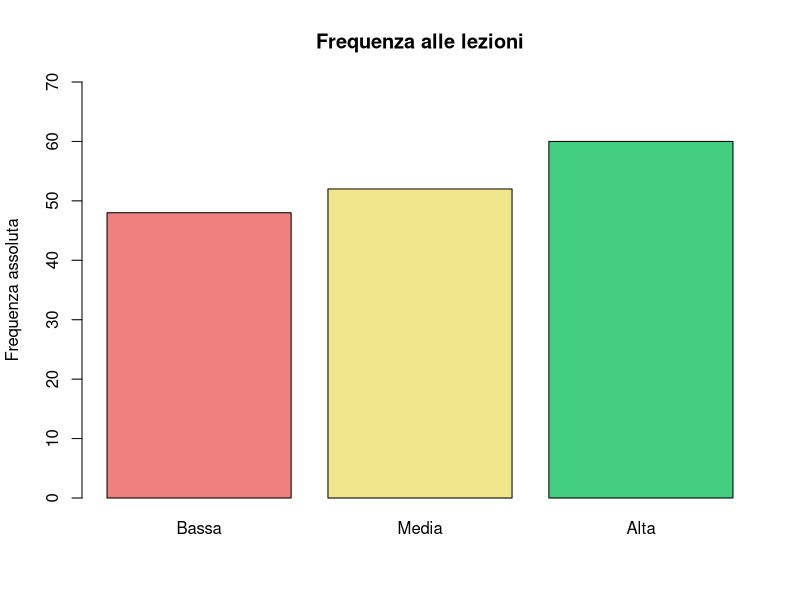
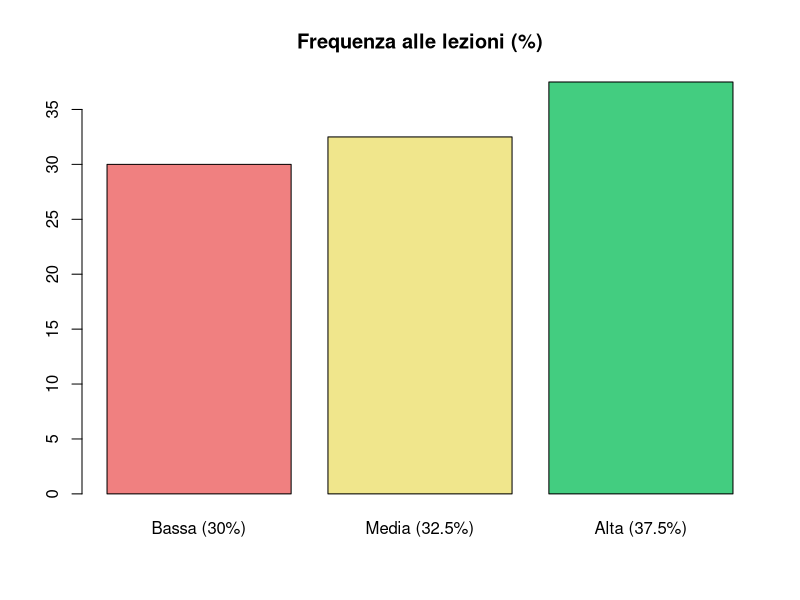
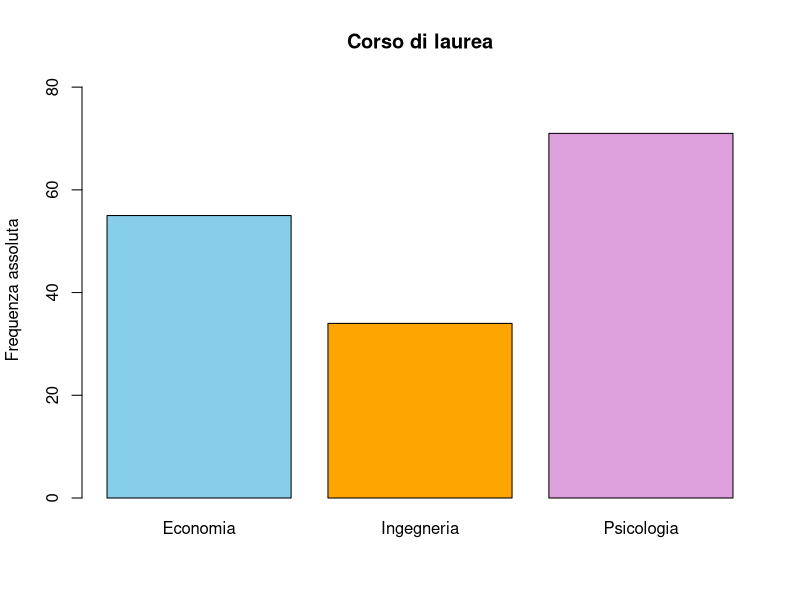
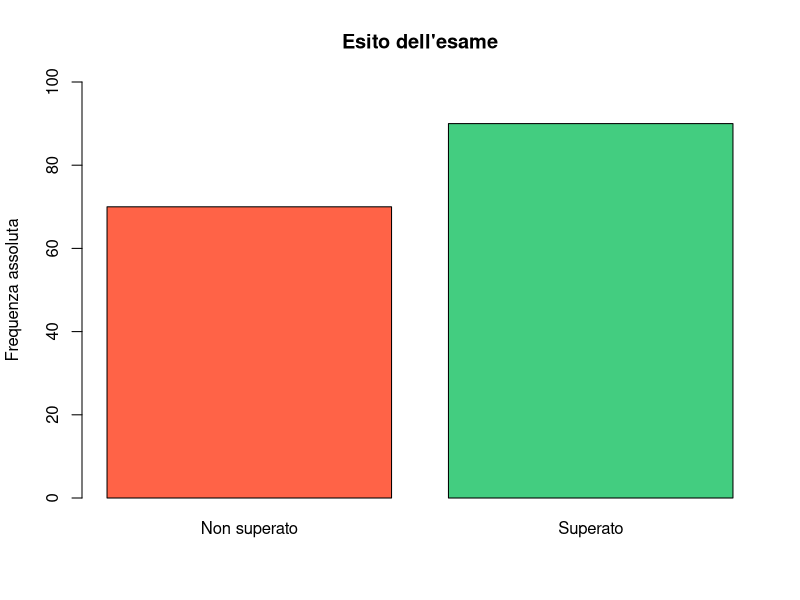
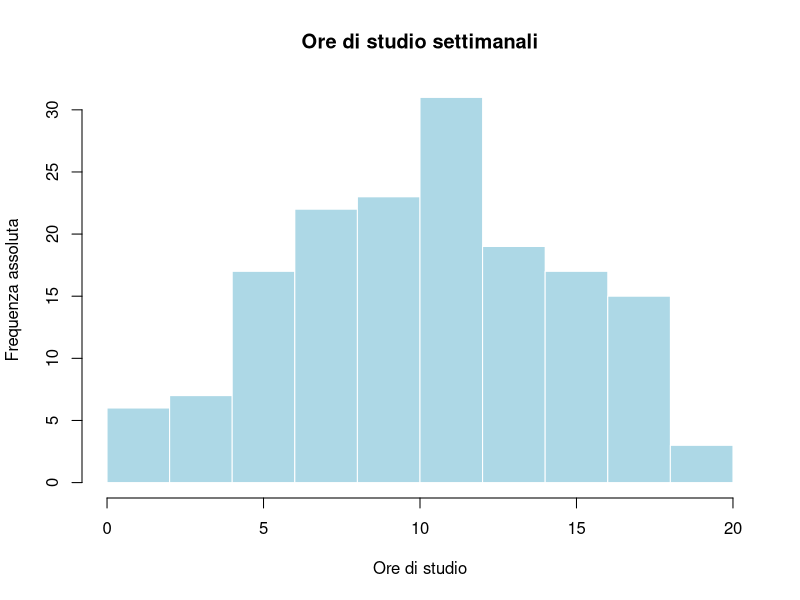
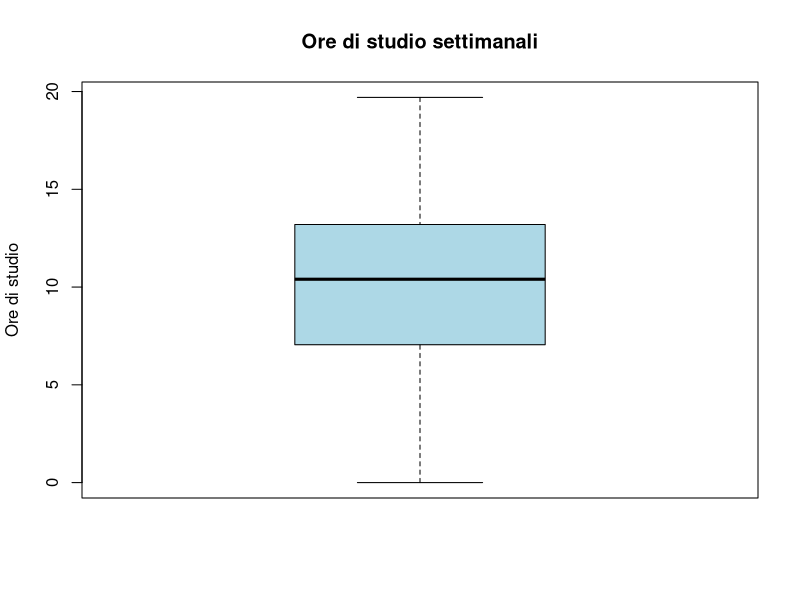
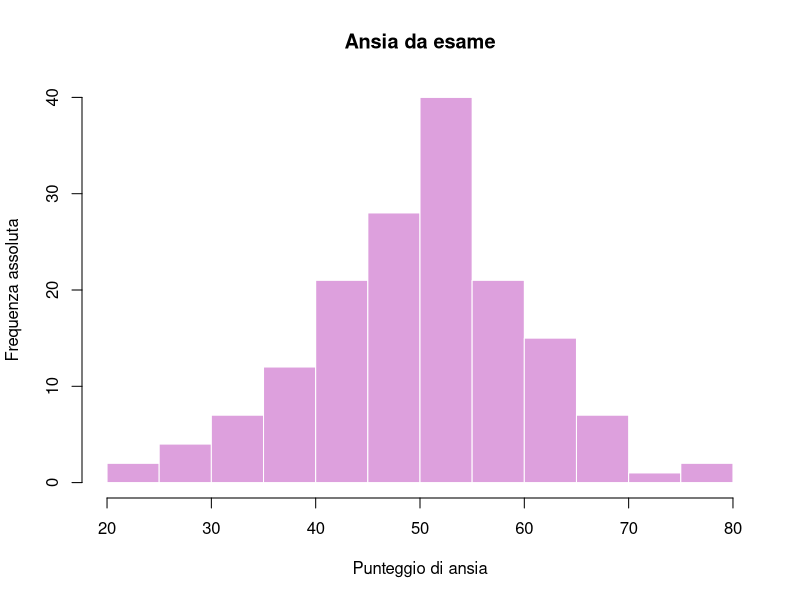
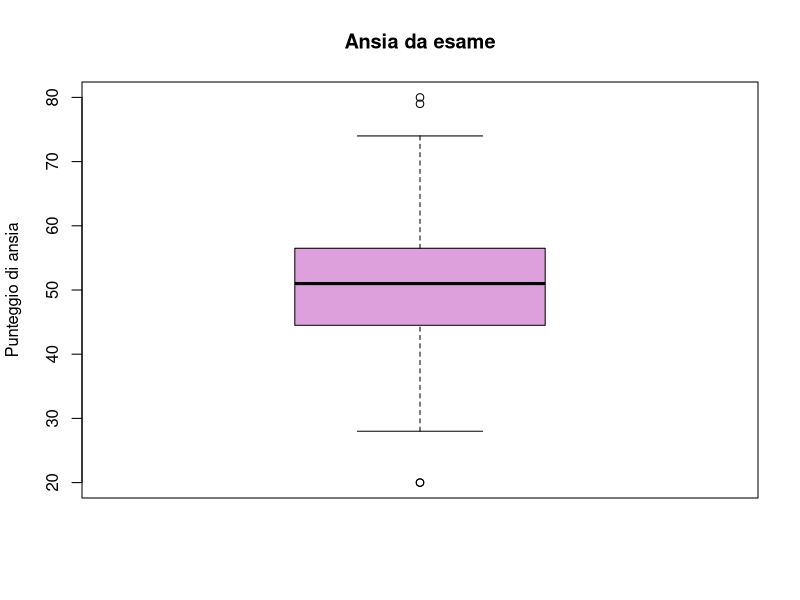

R code for these plots, in order:
## ---- chunk 1

dati = read.csv2("data/studenti.csv")
head(dati)
str(dati)
dim(dati) 
## ---- chunk 2
dati$genere = factor(dati$genere)
dati$corso = factor(dati$corso)
dati$esito = factor(dati$esito)
dati$frequenza = factor(dati$frequenza, levels = c("Bassa", "Media", "Alta"))

str(dati)
levels(dati$frequenza)
levels(dati$esito)
## ---- chunk 3
# 1. frequenze assolute
freq_ass = table(dati$frequenza)
freq_ass

# 2 frequenze relative e percentuali
freq_rel = prop.table(freq_ass)
freq_rel
freq_perc = round(freq_rel * 100, 1)
freq_perc
## ---- chunk 4
# 3 diagramma a barre
barplot(freq_ass,
        col = c("lightcoral", "khaki", "seagreen3"),
        main = "Frequenza alle lezioni",
        ylab = "Frequenza assoluta",
        ylim = c(0, max(freq_ass) + 10))
## ---- chunk 5
barplot(freq_perc,
    names = paste0(names(freq_perc), " (", freq_perc, "%)"),
    col = c("lightcoral", "khaki", "seagreen3"),
    main = "Frequenza alle lezioni (%)")
## ---- chunk 6
# corso
tab_corso = table(dati$corso)
tab_corso
round(prop.table(tab_corso) * 100, 1)

# esito
tab_esito = table(dati$esito)
tab_esito
round(prop.table(tab_esito) * 100, 1)
## ---- chunk 7
#| layout-ncol: 2
barplot(tab_corso,
        col = c("skyblue", "orange", "plum"),
        main = "Corso di laurea",
        ylab = "Frequenza assoluta",
        ylim = c(0, max(tab_corso) + 10))

barplot(tab_esito,
        col = c("tomato", "seagreen3"),
        main = "Esito dell'esame",
        ylab = "Frequenza assoluta",
        ylim = c(0, max(tab_esito) + 10))
## ---- chunk 8
summary(dati$ore_studio)
## ---- chunk 9
#| layout-ncol: 2
hist(dati$ore_studio,
     col = "lightblue", border = "white",
     main = "Ore di studio settimanali",
     xlab = "Ore di studio", ylab = "Frequenza assoluta")

boxplot(dati$ore_studio,
        col = "lightblue",
        main = "Ore di studio settimanali",
        ylab = "Ore di studio")
## ---- chunk 10
summary(dati$ansia)
## ---- chunk 11
#| layout-ncol: 2
hist(dati$ansia,
     col = "plum", border = "white",
     main = "Ansia da esame",
     xlab = "Punteggio di ansia", ylab = "Frequenza assoluta")

boxplot(dati$ansia,
        col = "plum",
        main = "Ansia da esame",
        ylab = "Punteggio di ansia")
## ---- chunk 12
tab_fe = table(dati$frequenza, dati$esito)
tab_fe

sum(tab_fe)   # somma delle frequenze congiunte
nrow(dati)    # ampiezza campionaria
sum(tab_fe) == nrow(dati)
## ---- chunk 13
# a) marginali di riga (n_k.)
marg_riga = margin.table(tab_fe, 1)
marg_riga

# b) marginali di colonna (n_.j)
marg_col = margin.table(tab_fe, 2)
marg_col

# c) confronto con le distribuzioni univariate
marg_riga == table(dati$frequenza)
marg_col == table(dati$esito)

# d) tabella con i totali
addmargins(tab_fe)
## ---- chunk 14
prop.table(tab_fe)
round(prop.table(tab_fe) * 100, 1)
## ---- chunk 15
perc_riga = round(prop.table(tab_fe, 1) * 100, 1)
perc_riga

# controllo: ogni riga somma a 100
rowSums(perc_riga)
## ---- chunk 16
perc_col = round(prop.table(tab_fe, 2) * 100, 1)
perc_col

# controllo: ogni colonna somma a 100
colSums(perc_col)
## ---- chunk 17
#| layout-ncol: 2
# a) frequenze assolute
barplot(t(tab_fe),
        beside = TRUE,
        col = c("tomato", "seagreen3"),
        legend.text = TRUE,
        args.legend = list(x = "topleft", bty = "n"),
        ylim = c(0, max(tab_fe) + 10),
        main = "Esito per frequenza alle lezioni",
        xlab = "Frequenza alle lezioni",
        ylab = "Frequenza assoluta")

# b) percentuali di riga
barplot(t(perc_riga),
        beside = TRUE,
        col = c("tomato", "seagreen3"),
        legend.text = TRUE,
        args.legend = list(x = "topleft", bty = "n"),
        ylim = c(0, 110),
        main = "P(Esito | Frequenza)",
        xlab = "Frequenza alle lezioni",
        ylab = "Percentuale di riga")
## ---- chunk 18
#| fig-align: center
# c) mosaicplot
mosaicplot(tab_fe,
           color = c("tomato", "seagreen3"),
           main = "Frequenza alle lezioni ed esito",
           xlab = "Frequenza alle lezioni",
           ylab = "Esito")
## ---- chunk 19


chisq.test(tab_fe)$statistic
## ---- chunk 20
chiMax_fe = sum(tab_fe) * min(dim(tab_fe)- 1)
chiMax_fe

chisq.test(tab_fe)$statistic / chiMax_fe
## ---- chunk 21
# tabella di contingenza
tab_ge = table(dati$genere, dati$esito)
addmargins(tab_ge)

# percentuali di riga: P(Esito | Genere)
round(prop.table(tab_ge, 1) * 100, 1)
## ---- chunk 22
#| fig-align: center
barplot(t(round(prop.table(tab_ge, 1) * 100, 1)),
        beside = TRUE,
        col = c("tomato", "seagreen3"),
        legend.text = TRUE,
        args.legend = list(x = "topleft", bty = "n"),
        ylim = c(0, 100),
        main = "P(Esito | Genere)",
        ylab = "Percentuale di riga")
## ---- chunk 23
chisq.test(tab_ge)$statistic 
# chi quadro normalizzato
chiMax_ge = sum(tab_ge) * min(c(nrow(tab_ge) - 1, ncol(tab_ge) - 1))
chiMax_ge
chisq.test(tab_ge)$statistic  / chiMax_ge
## ---- chunk 24
tab_cg = table(dati$corso, dati$genere)
addmargins(tab_cg)

perc_riga_cg = round(prop.table(tab_cg, 1) * 100, 1)
perc_riga_cg
## ---- chunk 25
#| fig-align: center
barplot(t(perc_riga_cg),
        beside = TRUE,
        col = c("orchid", "steelblue"),
        legend.text = TRUE,
        args.legend = list(x = "topleft", bty = "n"),
        ylim = c(0, 100),
        main = "P(Genere | Corso)",
        ylab = "Percentuale di riga")
## ---- chunk 26
chisq.test(tab_cg)$expected

chi2_cg = chisq.test(tab_cg)$statistic
chi2_cg

chiMax_cg = sum(tab_cg) * min(c(nrow(tab_cg) - 1, ncol(tab_cg) - 1))
chiMax_cg
chi2_cg / chiMax_cg
## ---- chunk 27
tab_oe = table(dati$ore_studio >= 10, dati$esito)
tab_oe  # FALSE = meno di 10 ore, TRUE = almeno 10 ore

rownames(tab_oe) = c("< 10 ore", ">= 10 ore")
addmargins(tab_oe)

round(prop.table(tab_oe, 1) * 100, 1)

# tabella 2x2: correct = FALSE
chi2_oe = chisq.test(tab_oe, correct = FALSE)$statistic
chi2_oe

chiMax_oe = sum(tab_oe) * min(c(nrow(tab_oe) - 1, ncol(tab_oe) - 1))
chi2_oe / chiMax_oe
## ---- chunk 28
# a)
tab_ind = matrix(c(20, 30, 10,
                   12, 18,  6,
                    8, 12,  4),
                 nrow = 3, byrow = TRUE)
rownames(tab_ind) = c("da solo", "in gruppo", "misto")
colnames(tab_ind) = c("Psicologia", "Economia", "Ingegneria")
addmargins(tab_ind)

# b)
perc_col_ind = round(prop.table(tab_ind, 2) * 100, 1)
perc_col_ind
## ---- chunk 29
#| fig-align: center
barplot(perc_col_ind,
        beside = TRUE,
        col = c("seagreen2", "darkgreen", "royalblue"),
        legend.text = TRUE,
        args.legend = list(x = "topright", bty = "n"),
        ylim = c(0, 100),
        main = "P(Modalità | Corso)",
        ylab = "Percentuale di colonna")
## ---- chunk 30
# c)
chisq.test(tab_ind)$expected
tab_ind == chisq.test(tab_ind)$expected

# d)
chi2_ind = chisq.test(tab_ind)$statistic
chi2_ind
chiMax_ind = sum(tab_ind) * min(c(nrow(tab_ind) - 1, ncol(tab_ind) - 1))
chiMax_ind
chi2_ind / chiMax_ind
## ---- chunk 31
# a)
tab_dip = matrix(c(40,  0,  0,
                    0, 60,  0,
                    0,  0, 20),
                 nrow = 3, byrow = TRUE)
rownames(tab_dip) = c("da solo", "in gruppo", "misto")
colnames(tab_dip) = c("Psicologia", "Economia", "Ingegneria")
addmargins(tab_dip)

# b)
perc_col_dip = round(prop.table(tab_dip, 2) * 100, 1)
perc_col_dip
## ---- chunk 32
#| fig-align: center
barplot(perc_col_dip,
        beside = TRUE,
        col = c("seagreen2", "darkgreen", "royalblue"),
        legend.text = TRUE,
        args.legend = list(x = "topright", bty = "n"),
        ylim = c(0, 110),
        main = "P(Modalità | Corso)",
        ylab = "Percentuale di colonna")
## ---- chunk 33
# c)
round(chisq.test(tab_dip)$expected, 2)

# d)
chi2_dip = chisq.test(tab_dip)$statistic
chi2_dip
chiMax_dip = sum(tab_dip) * min(c(nrow(tab_dip) - 1, ncol(tab_dip) - 1))
chiMax_dip
chi2_dip / chiMax_dip
